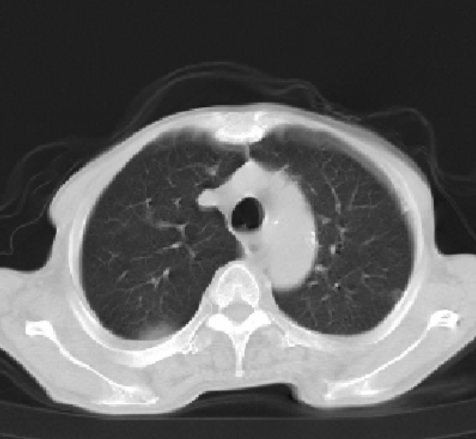
#> input picture ex1/lung.png, 476 x 439 px
$ python value_transform.py
#> lines starting #> are read from the running program, lines starting #| are printed output that depends on the picture; after the words box and inside, x2 and y2 are one past the last pixel; in counts of white or black regions, pixels touching at a corner belong together
import numpy as np
import matplotlib.pyplot as plt
import cv2

img = cv2.imread("lung.png", 0).astype(np.float64)
#> img: shape (439, 476) float64; min 8, max 255, mean 95.3
cv2.imshow("origin", img/255)


def transform(origin_img, x1, x2, x3, x4, i):
#> called with x1 = 0, x2 = 80, x3 = 0, x4 = 140, i = 1
    img = origin_img.copy()
    mask = (img>=x1) & (img<=x2)
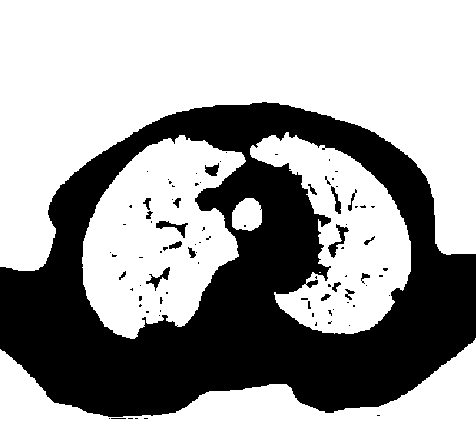
#> mask: shape (439, 476) bool; 63.8% white; 87 black regions (68 under 20 px), largest, box (x1, y1, x2, y2) and area: (0, 102, 476, 417) 74027, (328, 224, 349, 258) 206, (156, 221, 188, 238) 189
    mask1 = (img<x1)
#> mask1: shape (439, 476) bool; every value is 0
    mask2 = (img>x2)
    if i == 1:
        img[mask] = x1 + (img[mask] - x1) / (x2 - x1) * (x4 - x3)
        img[~mask] = x4 + (img[~mask] - x2) / (255 - x2) * (255-x4)
    elif i == 2:

        img[mask1] = 0 + (img[mask1] - 0 )/(x1- 0) * (x3 - 0)
        img[mask] = x3 + (img[mask] - x1) / (x2 - x1) * (x4 - x3)
        img[mask2] = x4 + (img[mask2] - x2) / ( 255 - x2) * (255 - x4)

    elif i == 3:
        img[mask] = x3 + (img[mask] - x1) / (x2 - x1) * (x4 - x3)
        img[~mask] = 0 + (img[~mask] - 0) / (x1 - 0) * (x3 - 0)
    else:
        pass
    return img


fig, ax = plt.subplots(4, 1, figsize=(20, 30))
ax[0].hist(img.ravel(), 256, [0, 256])

origin_img = img.copy()
img1 = transform(origin_img, 0, 80, 0, 140,1 )
img2 = transform(origin_img, 80, 180, 80, 225, 2)
#> call 2 of transform, with x1 = 80, x2 = 180, x3 = 80, x4 = 225, i = 2
#> in transform (call 2), `mask = (img>=x1) & (img<=x2)`: mask: shape (439, 476) bool; 8.2% white; 137 white regions (111 under 20 px), largest, box (x1, y1, x2, y2) and area: (78, 122, 417, 341) 9316, (0, 102, 476, 277) 3938, (0, 335, 476, 417) 1631
#> in transform (call 2), `mask1 = (img<x1)`: mask1: shape (439, 476) bool; 63.6% white; 89 black regions (68 under 20 px), largest, box (x1, y1, x2, y2) and area: (0, 102, 476, 417) 74271, (328, 224, 349, 258) 224, (156, 221, 188, 238) 199
#> in transform (call 2), `mask2 = (img>x2)`:
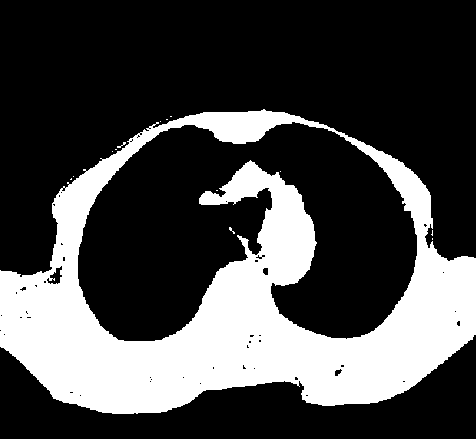
#> mask2: shape (439, 476) bool; 28.3% white; 14 white regions (13 under 20 px), largest, box (x1, y1, x2, y2) and area: (0, 109, 476, 414) 58976
#> in transform (call 2), `img[mask] = x3 + (img[mask] - x1) / (x2 - x1) * (x4 - x3)`:
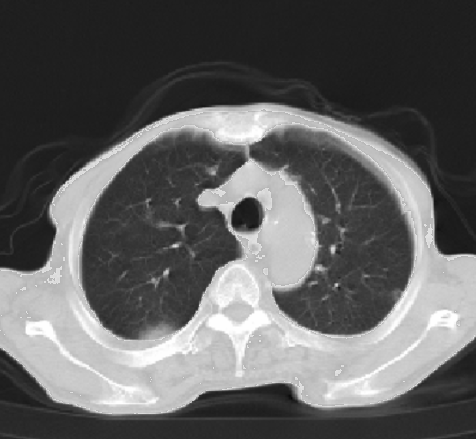
#> img: shape (439, 476) float64; min 8, max 255, mean 97.1
img3 = transform(origin_img, 200, 255, 170, 255, 3)
#> call 3 of transform, with x1 = 200, x2 = 255, x3 = 170, x4 = 255, i = 3
#> in transform (call 3), `mask = (img>=x1) & (img<=x2)`:
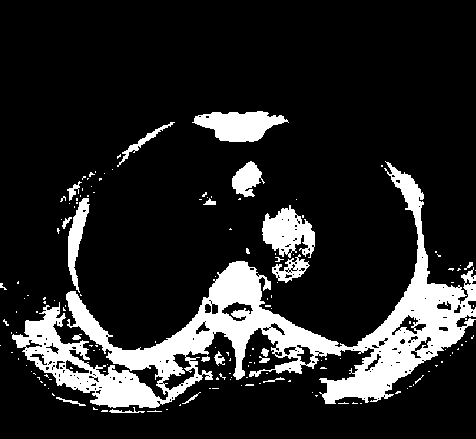
#> mask: shape (439, 476) bool; 15.2% white; 154 white regions (133 under 20 px), largest, box (x1, y1, x2, y2) and area: (12, 161, 476, 408) 24577, (192, 111, 289, 142) 1883, (262, 205, 315, 258) 1686
#> in transform (call 3), `img[mask] = x3 + (img[mask] - x1) / (x2 - x1) * (x4 - x3)`: img: shape (439, 476) float64; min 8, max 255, mean 92
#> in transform (call 3), `img[~mask] = 0 + (img[~mask] - 0) / (x1 - 0) * (x3 - 0)`:
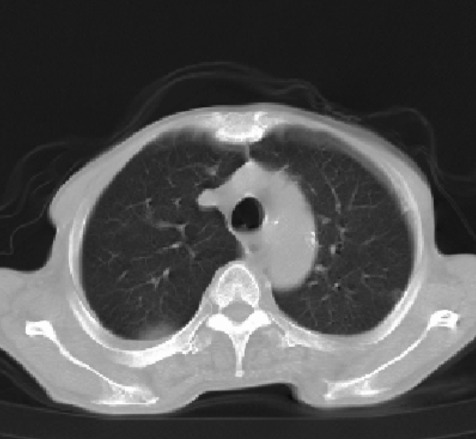
#> img: shape (439, 476) float64; min 6.8, max 255, mean 82.7


ax[1].hist(img1.ravel(), 256, [0, 256])
ax[2].hist(img2.ravel(), 256, [0, 256])
ax[3].hist(img3.ravel(), 256, [0, 256])

img1 /= 255
img2 /= 255
img3 /= 255


array = np.linspace(0, 255, num=1000)
array2 = array.copy()
transformed_array_1 = transform(array,0, 80, 0, 140, 1)
transformed_array_2 = transform(array, 80, 180, 80, 225, 2)
transformed_array_3 = transform(array, 200, 255, 170, 255, 3)


plt.figure()
plt.plot(array2, transformed_array_1, label="feibu")
plt.plot(array2, transformed_array_2, label="jirou")
plt.plot(array2, transformed_array_3, label="guge")
plt.grid()
plt.legend()

cv2.imshow("low transform", img1)
cv2.imshow("middle transform", img2)
cv2.imshow("high transform", img3)
plt.show()
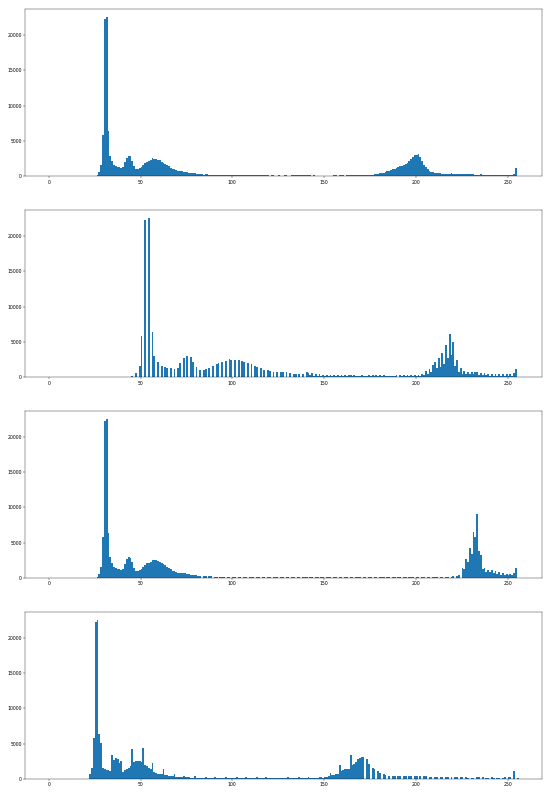
#> figure drawn by matplotlib, 4 panels; panel 1: tallest bar 22543 high, from x = 31 to 32; panel 2: tallest bar 22543 high, from x = 54 to 55; panel 3: tallest bar 22543 high, from x = 31 to 32; panel 4: tallest bar 22543 high, from x = 26 to 27
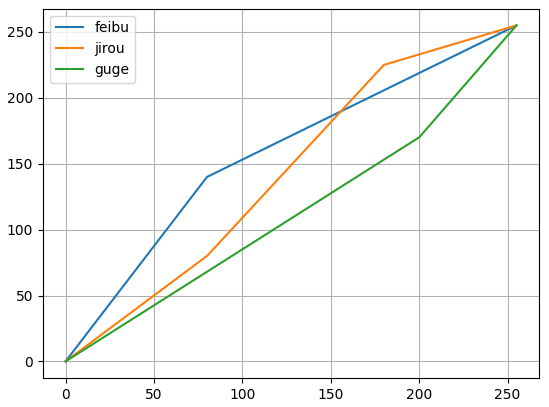
#> figure drawn by matplotlib, 1 panel; curve peaks at x = 255, y = 255; curve peaks at x = 255, y = 255; curve peaks at x = 255, y = 255
cv2.waitKey(0)
